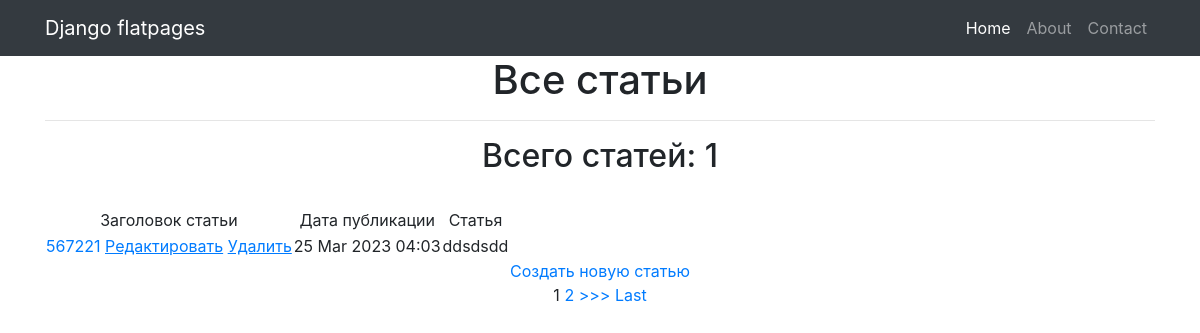
Page /news/ (signed in) on the committed database.
### news/models.py (models this page shows, shortened)
class Post(models.Model):
    author = models.ForeignKey(Author, on_delete=models.CASCADE)
    NEWS = 'NW'
    ARTICLE = 'AR'
    CATEGORY_CHOICES = (
        (NEWS, 'Новость'),
        (ARTICLE, 'Статаья'),
    )
    categoryType = models.CharField(max_length=2, choices=CATEGORY_CHOICES, default=ARTICLE)
    dateCreat = models.DateTimeField(auto_now_add=True)
    category = models.ManyToManyField(Category, through='PostCategory')
    title = models.CharField(max_length=128)
    text = models.TextField()
    rating = models.SmallIntegerField(default=0)

### news/views.py (the view, shortened to what this page needs)
# urls.py: path('', NewsList.as_view()), # т.к. сам по себе это класс, то нам надо представить этот класс в виде view. Для этого вызываем метод as_view
class NewsList(LoginRequiredMixin, ListView):
    model = Post  # указываем модель, объекты которой мы будем выводить
    template_name = 'news.html'  # указываем имя шаблона, в котором будет лежать HTML, в нём будут все инструкции о том, как именно пользователю должны вывестись наши объекты
    context_object_name = 'news'  # это имя списка, в котором будут лежать все объекты, его надо указать, чтобы обратиться к самому списку объектов через HTML-шаблон
    queryset = Post.objects.order_by('-dateCreat')
    paginate_by = 1 # постраничный вывод в один элемент
    form_class = PostForm  # добавляем форм класс, чтобы получать доступ к форме через метод POST
    def get_context_data(self, **kwargs):
        context = super().get_context_data(**kwargs)
        context['filter'] = NewsFilter(self.request.GET, queryset=self.get_queryset())
        context['form'] = PostForm()
        return context

### news/templatetags/censor_filters.py (called while the page is built)
@register.filter(name='censor') # регистрируем наш фильтр под именем censor, чтоб django понимал, что это именно фильтр, а не простая функция
def censor(testText):
    for word in bad_words:
        testText = testText.lower().replace(word.lower(), '***') # ищем в переданном тексте слова из списка bad_words и меняем их на ***
    return testText

### templates/news.html (shortened to what this page needs)
{% extends 'flatpages/default.html' %}
{% load censor_filters %}
{% block content %}
<h1>Все статьи</h1>
<hr>
    {% if news %}
        <h2> Всего статей: {{ news|length}} </h2>
        <br>
        <table>
            <tr>
                <td>
                    Заголовок статьи
                </td>
                <td>
                    Дата публикации
                </td>
                <td>
                    Статья
                </td>
            </tr>
        {% for new in news %}
            <tr>
                <td>
                    <a href="{% url 'detail_post' new.id %}">{{ new.title|censor }}</a>
                    <a href="{% url 'edit_post' new.id %}"><u>Редактировать</u></a>
                    <a href="{% url 'delete_post' new.id %}"><u> Удалить </u></a>
                </td>
                <td>
                    {{ new.dateCreat|date:'d M Y h:m' }}
                </td>
                <td>
                    {{ new.text|censor|truncatechars:50 }}
                </td>
            </tr>
        {% endfor %}
        </table>
    {% else %}
        <h2> Статей нет!</h2>
    {% endif %}
    <a href="{% url 'add_post' %}">Создать новую статью</a> <br>
    {% if is_paginated %}
        {% for num in page_obj.paginator.page_range %}
            {% if page_obj.number == num %}
                <a>{{ num }}</a>
            {% elif num > page_obj.number|add:'-2' and num < page_obj.number|add:'2' %}
                <a href="?page={{ num }}">{{ num }}</a>
            {% endif %}
        {% endfor %}
        {% if page_obj.has_next %}
            <a href="?page={{ page_obj.next_page_number }}">>>></a>
            <a href="?page={{ page_obj.paginator.num_pages }}">Last</a>
        {% endif %}
{% endif %}
{% endblock content %}

### rows in the picture
Post: title|censor "567221", dateCreat "25 Mar 2023 04:03", text|censor "ddsdsdd"

### other values in the picture
{{ news|length }} "1"
{{ num }} "1"
{{ num }} "2"
